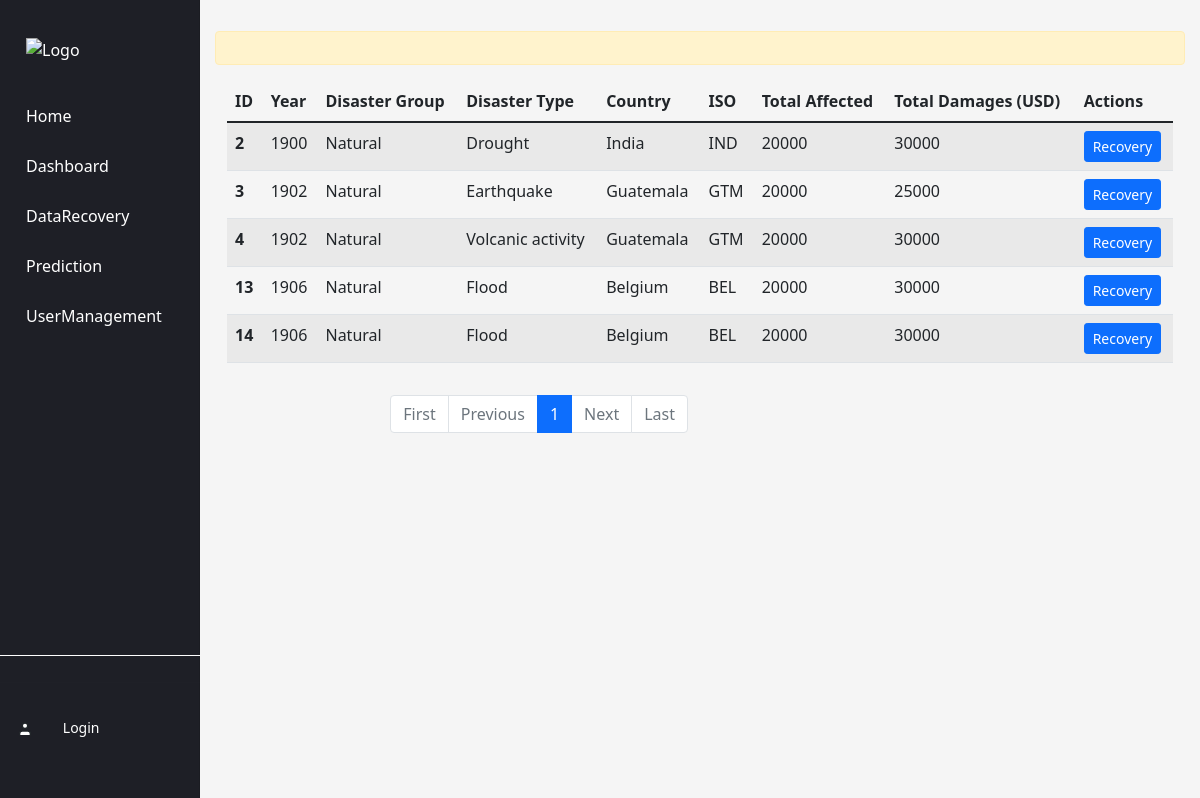
The page /trash/ on the database as committed earlier.
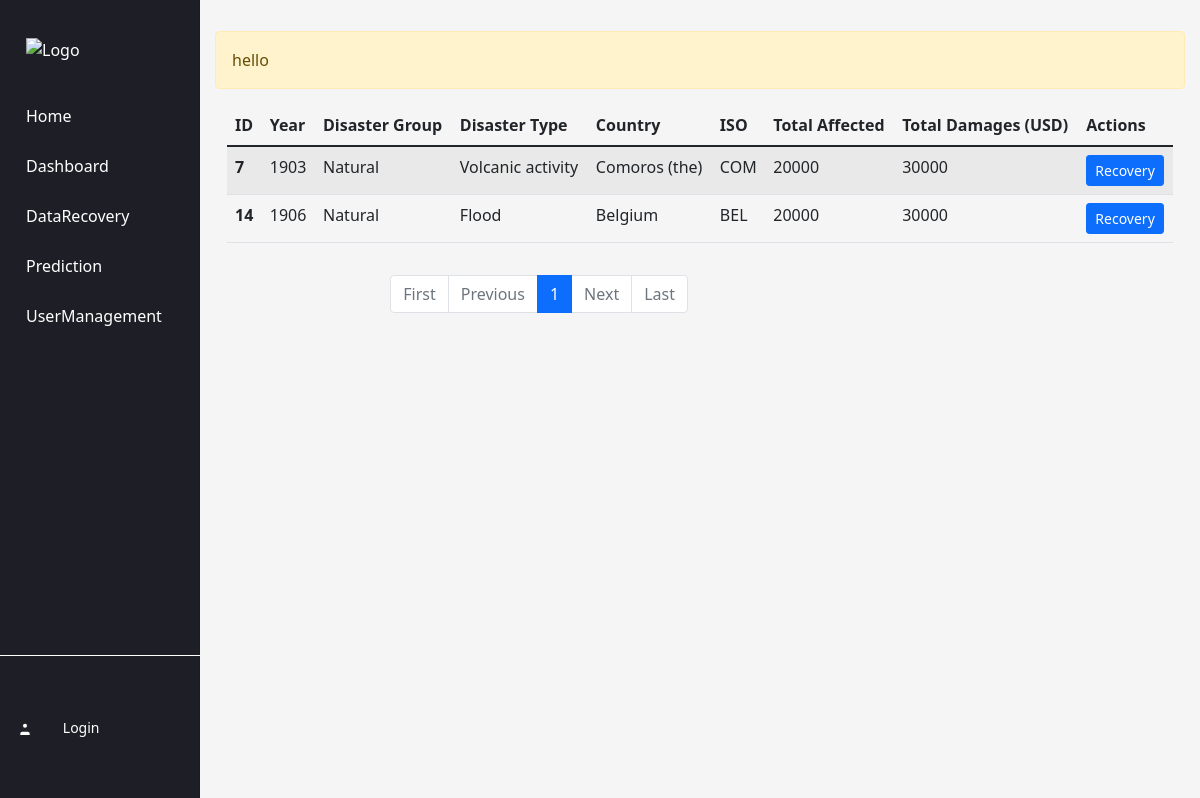
The same page on the database as committed later.
### disaster_table/models.py (models this page shows, shortened)
class summary(models.Model):
    Dis_ID = models.IntegerField()
    Year = models.IntegerField()
    Disaster_Group = models.TextField()
    Disaster_Type = models.TextField()
    Country = models.TextField()
    ISO = models.TextField()
    Total_Affected = models.TextField()
    Total_Damages = models.TextField()
    is_delete = models.IntegerField()

### disaster_chat/models.py (models this page shows)
class Message(models.Model):
    id = models.AutoField(primary_key=True)
    message = models.TextField()
    class Meta:
        db_table = 'disaster_message'

### disaster_trash_list/views.py (the view)
# urls.py: path('', views.index, name='index'),
def index(request):
    message_obj = get_message_obj()
    disasters_list = get_delete_disasters()
    paginator = Paginator(disasters_list, 10)  # Show 10 items per page
    page = request.GET.get('page', 1)
    try:
        page = int(page)
        if page <= 0:
            page = 1
        disasters = paginator.page(page)
    except (PageNotAnInteger, EmptyPage):
        disasters = paginator.page(1)
    page_range = paginator.get_elided_page_range(page, on_each_side=0, on_ends=1)
    return render(request, 'disaster_trash_list/index.html', {'disasters': disasters, 'page_range': page_range,'message_obj':message_obj})

### disaster_trash_list/views.py (called while the page is built)
def get_message_obj():
    message_obj = Message.objects.order_by('-id')
    return message_obj

def get_delete_disasters():
    disasters = DisasterList.objects.filter(is_delete=1).order_by('Dis_ID')
    return disasters

### disaster_trash_list/templates/disaster_trash_list/index.html (shortened to what the changed rows need)
{% include 'common/header.html' %} {% include 'common/nav.html' %}
<div class="main-content">
    <div class="alert alert-warning mt-3" role="alert">
        {{message_obj.0.message}}
    </div>
    <div class="container my-3">
        <div class="row">
            <div class="col">
                <table class="table table-striped">
                    <thead>
                        <tr>
                            <th scope="col">ID</th>
                            <th scope="col">Year</th>
                            <th scope="col">Disaster Group</th>
                            <th scope="col">Disaster Type</th>
                            <th scope="col">Country</th>
                            <th scope="col">ISO</th>
                            <th scope="col">Total Affected</th>
                            <th scope="col">Total Damages (USD)</th>
                            <th scope="col">Actions</th>
                        </tr>
                    </thead>
                    <tbody>
                        {% for disaster in disasters %}
                        <tr>
                            <th scope="row">{{ disaster.Dis_ID }}</th>
                            <td>{{ disaster.Year }}</td>
                            <td>{{ disaster.Disaster_Group }}</td>
                            <td>{{ disaster.Disaster_Type }}</td>
                            <td>{{ disaster.Country }}</td>
                            <td>{{ disaster.ISO }}</td>
                            <td>{{ disaster.Total_Affected }}</td>
                            <td>{{ disaster.Total_Damages }}</td>
                            <td>
                                <a href="recovery/{{ disaster.Dis_ID }}" class="btn btn-primary btn-sm">Recovery</a>
                            </td>
                        </tr>
                        {% endfor %}
                    </tbody>
                </table>
            </div>
        </div>
        <div class="row my-3">
            <div class="col-12 col-md-6">
                <nav aria-label="Page navigation example">
                    <ul class="pagination justify-content-end">
                        {% for i in page_range %}
                        {% if disasters.number == i %}
                        <li class="page-item active" aria-current="page">
                            <a class="page-link" href="?{% if search_query and search_field %}search_query={{ search_query }}&search_field={{ search_field }}&{% endif %}page={{ i }}">{{ i }}</a>
                        </li>
                        {% else %}
                        <li class="page-item">
                            <a class="page-link" href="?{% if search_query and search_field %}search_query={{ search_query }}&search_field={{ search_field }}&{% endif %}page={{ i }}">{{ i }}</a>
                        </li>
                        {% endif %}
                        {% endfor %}
                    </ul>
                </nav>
            </div>
        </div>
    </div>
</div>

Rows that differ between the two databases and show on the page:
no longer on this page (row edited): summary: Dis_ID "2", Year "1900", Disaster_Group "Natural", Disaster_Type "Drought", Country "India", ISO "IND", Total_Affected "20000", Total_Damages "30000"
no longer on this page (row edited): summary: Dis_ID "3", Year "1902", Disaster_Group "Natural", Disaster_Type "Earthquake", Country "Guatemala", ISO "GTM", Total_Affected "20000", Total_Damages "25000"
no longer on this page (row edited): summary: Dis_ID "4", Year "1902", Disaster_Group "Natural", Disaster_Type "Volcanic activity", Country "Guatemala", ISO "GTM", Total_Affected "20000", Total_Damages "30000"
no longer on this page (row edited): summary: Dis_ID "13", Year "1906", Disaster_Group "Natural", Disaster_Type "Flood", Country "Belgium", ISO "BEL", Total_Affected "20000", Total_Damages "30000"
added Message: message "hello"
now on this page (row edited): summary: Dis_ID "7", Year "1903", Disaster_Group "Natural", Disaster_Type "Volcanic activity", Country "Comoros (the)", ISO "COM", Total_Affected "20000", Total_Damages "30000"
